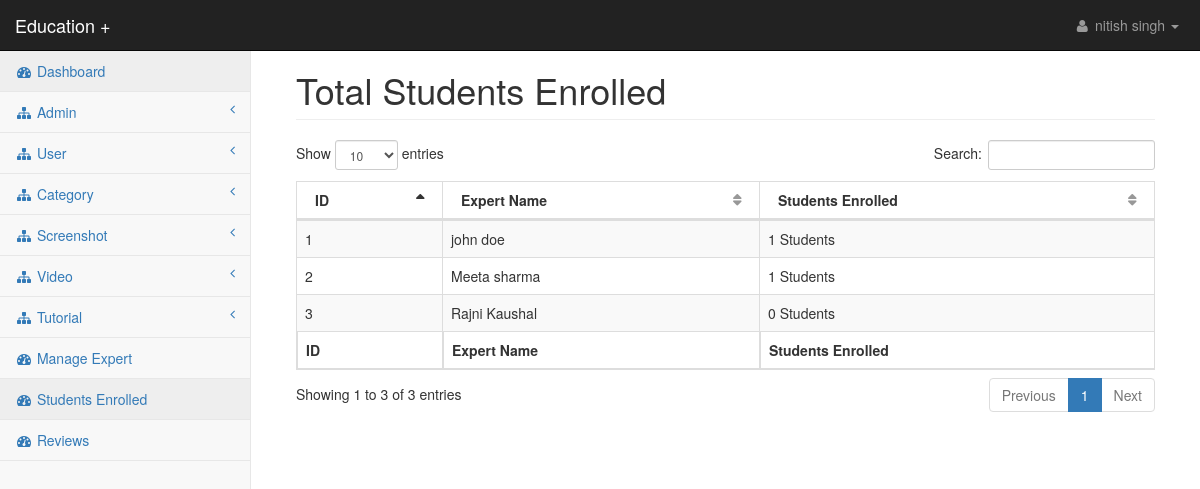
Screenshot of /StudyPlus/admin/students_enrolled.php (signed in) with the database file from the repository.
### tables this page shows
CREATE TABLE `expert` (
  `expert_id` int(11) NOT NULL,
  `expert_name` varchar(100) NOT NULL,
  `expert_email` varchar(100) NOT NULL,
  `expert_pswd` varchar(200) NOT NULL,
  `expert_designation` varchar(200) NOT NULL,
  `expert_company` varchar(200) NOT NULL,
  `expert_location` varchar(200) NOT NULL,
  `expert_phone` varchar(20) NOT NULL,
  `expert_qualification` varchar(200) NOT NULL,
  `expert_skills` varchar(200) NOT NULL,
  `expert_work_experience` varchar(100) NOT NULL,
  `expert_resume` varchar(100) NOT NULL,
  `expert_image` varchar(100) NOT NULL,
  `expert_status` varchar(100) NOT NULL,
  `time` timestamp NOT NULL DEFAULT CURRENT_TIMESTAMP ON UPDATE CURRENT_TIMESTAMP
);

### StudyPlus/admin/students_enrolled.php (the view, shortened to what this page needs)
<?php require 'header_files.php'; ?>
<body>
<div id="wrapper">
    <?php require 'menu.php'; ?>
    <div id="page-wrapper">
        <div class="container-fluid">
            <div class="row">
                <div class="col-lg-12">
                    <h1 class="page-header">Total Students Enrolled</h1>
                </div>
            </div>
			<table id="manageadmin" class="table table-bordered table-striped">
				<thead>
					<tr>
						<th>ID</th>
						<th>Expert Name</th>
						<th>Students Enrolled</th>
					</tr>
				</thead>
				<tfoot>
					<tr>
						<th>ID</th>
						<th>Expert Name</th>
						<th>Students Enrolled</th>
					</tr>
				</tfoot>
				<tbody>
					<?php
					$i=1;
					$x1="select * from expert where expert_status='active'";
					$chk2=$conn->query($x1);
					while($r1=$chk2->fetch_assoc())
					{
						$exid=$r1['expert_id'];
					$q="select count(user_id) as tot from subscribe where status='subscribe' and expert_id='$exid'";
					$chk=$conn->query($q);
					while($r=$chk->fetch_assoc())
					{
					?>
					<tr>
						<td><?php echo $i; ?></td>
						<td><?php echo $r1['expert_name']; ?></td>
						<td><?php echo $r['tot']." Students"; ?></td>
					</tr>
					<?php
						}
					$i++;
					}
					?>
				</tbody>
			</table>
        </div>
    </div>
</div>
</body>
</html>

### StudyPlus/admin/css/startmin.css (style rules this page uses)
body { background-color: #f8f8f8; }
#wrapper { width: 100%; }
#page-wrapper { padding: 30px 15px 0 15px; min-height: 568px; background-color: #fff; }
@media (min-width:768px) { #page-wrapper { position: inherit; margin-left: 250px; padding: 30px 30px 0 30px; border-left: 1px solid #e7e7e7; } }
table.dataTable thead .sorting, table.dataTable thead .sorting_asc, table.dataTable thead .sorting_desc, table.dataTable thead .sorting_asc_disabled, table.dataTable thead .sorting_desc_disabled { background: 0 0; }
table.dataTable thead .sorting_asc:after { content: "\f0de"; float: right; font-family: fontawesome; }
table.dataTable thead .sorting:after { content: "\f0dc"; float: right; font-family: fontawesome; color: rgba(50,50,50,.5); }

### rows the page displays
expert: expert_name "john doe", tot "1"
expert: expert_name "Meeta sharma", tot "1"
expert: expert_name "Rajni Kaushal", tot "0"

### other values shown
$_SESSION['a_name'] "nitish singh"
